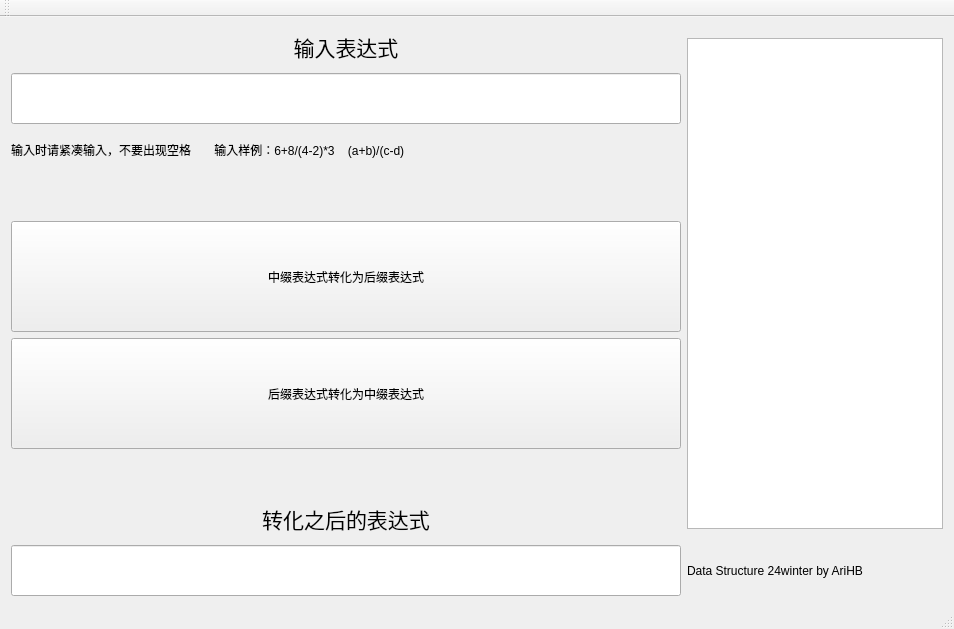
<?xml version="1.0" encoding="UTF-8"?>
<ui version="4.0">
 <class>MystackClass</class>
 <widget class="QMainWindow" name="MystackClass">
  <property name="geometry">
   <rect>
    <x>0</x>
    <y>0</y>
    <width>954</width>
    <height>629</height>
   </rect>
  </property>
  <property name="windowTitle">
   <string>It's MyStack!!!!!</string>
  </property>
  <property name="windowIcon">
   <iconset>
    <normaloff>ari.jpg</normaloff>ari.jpg</iconset>
  </property>
  <widget class="QWidget" name="centralWidget">
   <property name="enabled">
    <bool>true</bool>
   </property>
   <layout class="QGridLayout" name="gridLayout">
    <item row="0" column="0">
     <widget class="QLabel" name="label">
      <property name="text">
       <string>&lt;html&gt;&lt;head/&gt;&lt;body&gt;&lt;p align=&quot;center&quot;&gt;&lt;span style=&quot; font-size:16pt;&quot;&gt;输入表达式&lt;/span&gt;&lt;/p&gt;&lt;/body&gt;&lt;/html&gt;</string>
      </property>
     </widget>
    </item>
    <item row="1" column="0">
     <widget class="QLineEdit" name="input_str">
      <property name="minimumSize">
       <size>
        <width>231</width>
        <height>51</height>
       </size>
      </property>
     </widget>
    </item>
    <item row="2" column="0">
     <widget class="QLabel" name="label_3">
      <property name="text">
       <string>输入时请紧凑输入，不要出现空格       输入样例：6+8/(4-2)*3    (a+b)/(c-d)</string>
      </property>
     </widget>
    </item>
    <item row="0" column="1" rowspan="8">
     <widget class="QTextEdit" name="textEdit">
      <property name="minimumSize">
       <size>
        <width>256</width>
        <height>491</height>
       </size>
      </property>
      <property name="maximumSize">
       <size>
        <width>256</width>
        <height>491</height>
       </size>
      </property>
     </widget>
    </item>
    <item row="8" column="1">
     <widget class="QLabel" name="label_4">
      <property name="text">
       <string>Data Structure 24winter by AriHB</string>
      </property>
     </widget>
    </item>
    <item row="8" column="0">
     <widget class="QLineEdit" name="output_str">
      <property name="minimumSize">
       <size>
        <width>231</width>
        <height>51</height>
       </size>
      </property>
     </widget>
    </item>
    <item row="7" column="0">
     <widget class="QLabel" name="label_2">
      <property name="text">
       <string>&lt;html&gt;&lt;head/&gt;&lt;body&gt;&lt;p align=&quot;center&quot;&gt;&lt;span style=&quot; font-size:16pt;&quot;&gt;转化之后的表达式&lt;/span&gt;&lt;/p&gt;&lt;/body&gt;&lt;/html&gt;</string>
      </property>
      <property name="scaledContents">
       <bool>true</bool>
      </property>
      <property name="margin">
       <number>0</number>
      </property>
      <property name="indent">
       <number>-1</number>
      </property>
     </widget>
    </item>
    <item row="5" column="0">
     <widget class="QPushButton" name="b2">
      <property name="minimumSize">
       <size>
        <width>231</width>
        <height>111</height>
       </size>
      </property>
      <property name="text">
       <string>后缀表达式转化为中缀表达式</string>
      </property>
     </widget>
    </item>
    <item row="4" column="0">
     <widget class="QPushButton" name="b1">
      <property name="minimumSize">
       <size>
        <width>231</width>
        <height>111</height>
       </size>
      </property>
      <property name="text">
       <string>中缀表达式转化为后缀表达式</string>
      </property>
     </widget>
    </item>
   </layout>
  </widget>
  <widget class="QMenuBar" name="menuBar">
   <property name="geometry">
    <rect>
     <x>0</x>
     <y>0</y>
     <width>954</width>
     <height>33</height>
    </rect>
   </property>
  </widget>
  <widget class="QToolBar" name="mainToolBar">
   <attribute name="toolBarArea">
    <enum>TopToolBarArea</enum>
   </attribute>
   <attribute name="toolBarBreak">
    <bool>false</bool>
   </attribute>
  </widget>
  <widget class="QStatusBar" name="statusBar"/>
 </widget>
 <layoutdefault spacing="6" margin="11"/>
 <resources>
  <include location="Mystack.qrc"/>
 </resources>
 <connections>
  <connection>
   <sender>b2</sender>
   <signal>clicked()</signal>
   <receiver>MystackClass</receiver>
   <slot>slot2()</slot>
   <hints>
    <hint type="sourcelabel">
     <x>115</x>
     <y>278</y>
    </hint>
    <hint type="destinationlabel">
     <x>439</x>
     <y>310</y>
    </hint>
   </hints>
  </connection>
  <connection>
   <sender>b1</sender>
   <signal>clicked()</signal>
   <receiver>MystackClass</receiver>
   <slot>slot1()</slot>
   <hints>
    <hint type="sourcelabel">
     <x>115</x>
     <y>227</y>
    </hint>
    <hint type="destinationlabel">
     <x>463</x>
     <y>195</y>
    </hint>
   </hints>
  </connection>
 </connections>
 <slots>
  <slot>button1_clicked()</slot>
  <slot>button2_clicked()</slot>
  <slot>slot1()</slot>
  <slot>slot2()</slot>
 </slots>
</ui>
